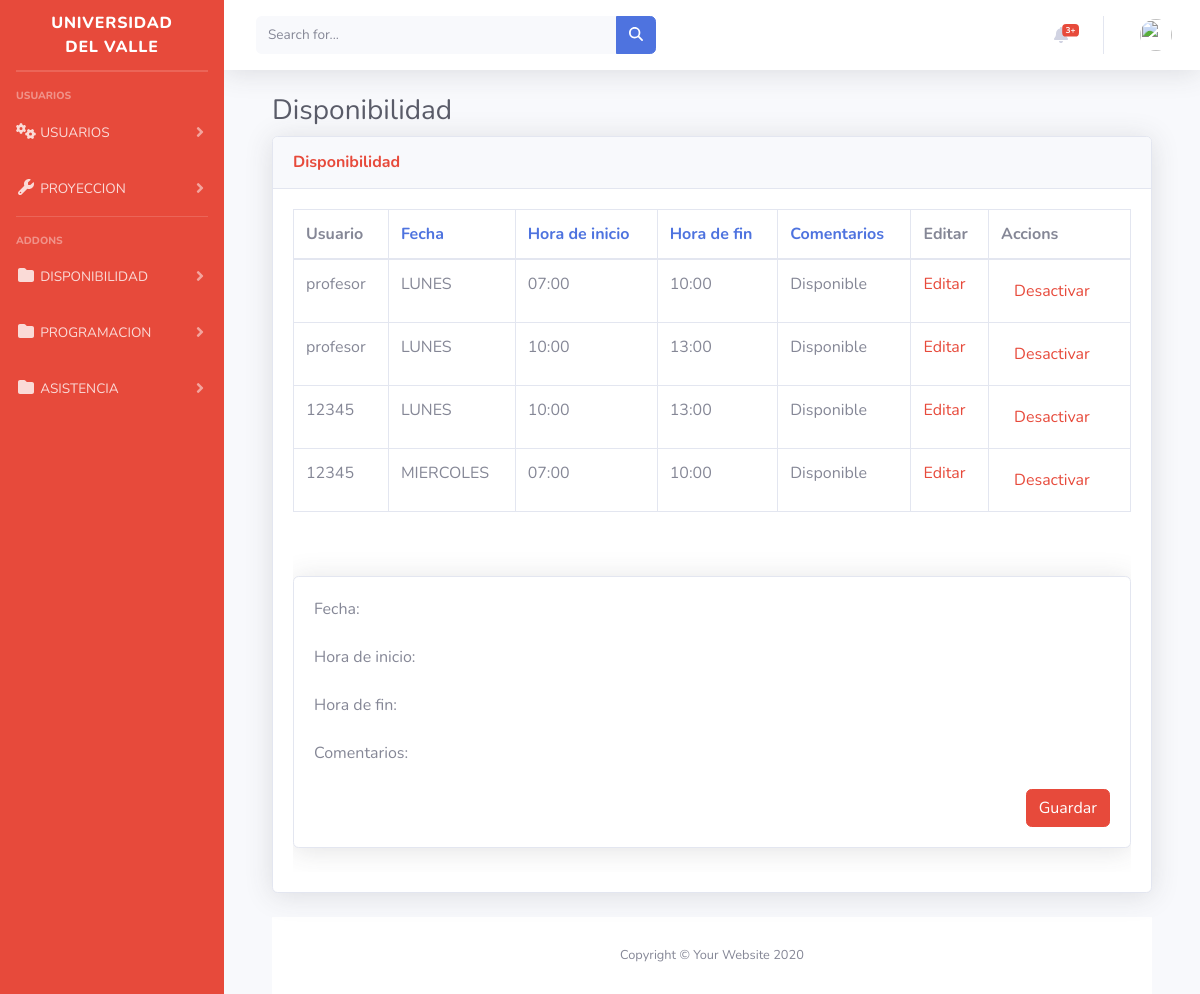
Page /inicio/editarDisponibilidad on the earlier database version.
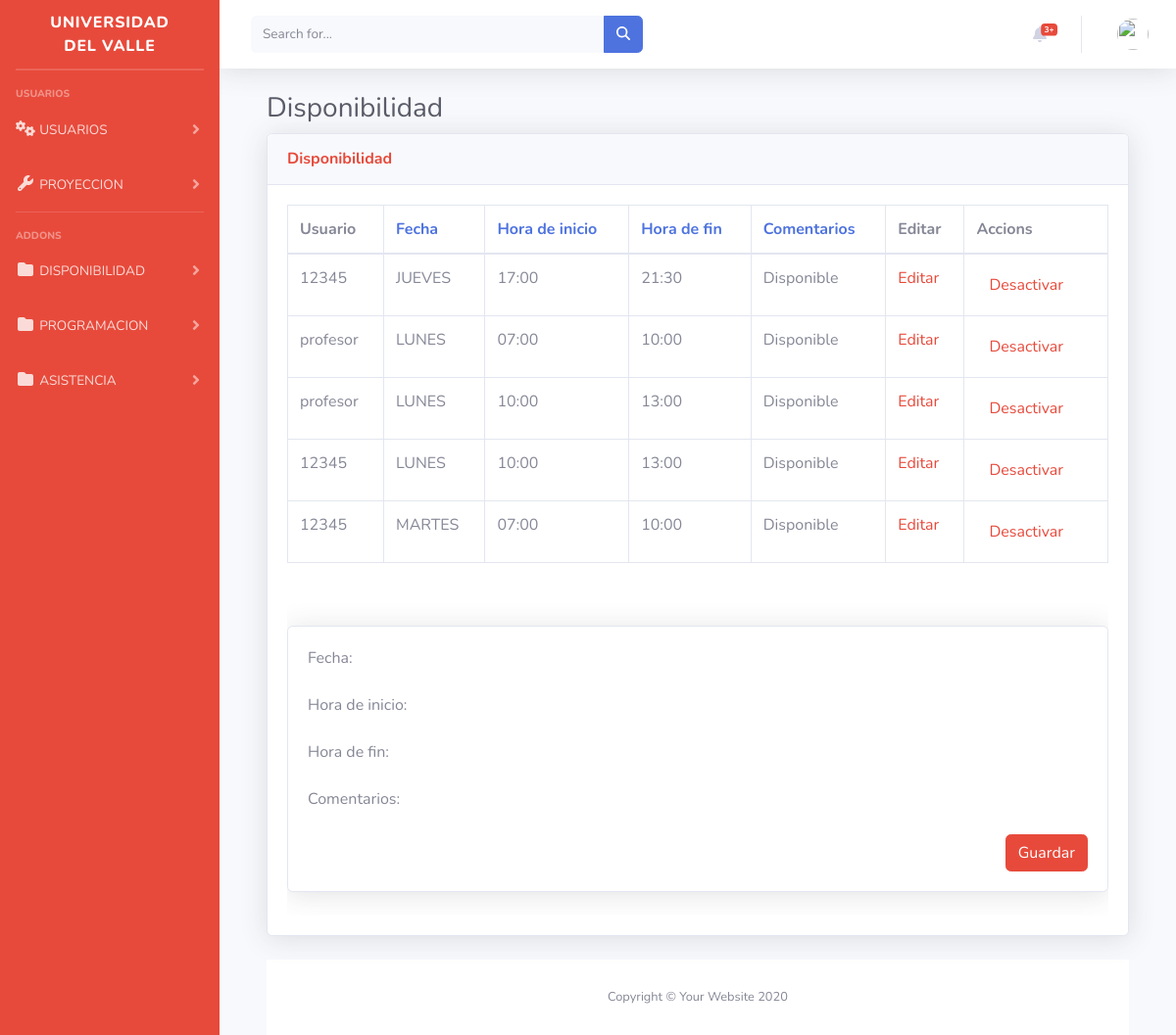
Same page on the later database version.
### inicio/models.py (models this page shows, shortened)
class Disponibilidad(models.Model):
    DAY_CHOICES = [
        ('LUNES', 'Lunes'),
        ('MARTES', 'Martes'),
        ('MIERCOLES', 'Miércoles'),
        ('JUEVES', 'Jueves'),
        ('VIERNES', 'Viernes'),
        ('SABADO', 'Sábado'),
        ('DOMINGO', 'Domingo'),
    ]
    fecha = models.CharField(choices=DAY_CHOICES, max_length=15)
    hora_inicio = models.CharField(choices=[
        ('07:00', '07:00 AM'),
        ('10:00', '10:00 AM'),
        ('14:00', '02:00 PM'),
        ('17:00', '05:00 PM'),
        ('18:30', '06:30 PM'),
    ], max_length=5)
    hora_fin = models.CharField(choices=[
        ('10:00', '10:00 AM'),
        ('13:00', '01:00 PM'),
        ('17:00', '05:00 PM'),
        ('18:30', '06:30 PM'),
        ('21:30', '09:30 PM'),
    ], max_length=5)
    comentarios = models.TextField(default="Disponible", null=True)
    profesor = models.ForeignKey(User, on_delete=models.CASCADE)
    mostrar_en_tabla = models.BooleanField(default=True)

### inicio/views.py (the view)
# urls.py: path('editarDisponibilidad', views.vereditdisponibilidad, name='editarDisponibilidad'),
def vereditdisponibilidad(request):
    ordenar_por = request.GET.get('ordenar_por', 'fecha') # por defecto, ordenar por fecha
    disponibilidad = Disponibilidad.objects.order_by(ordenar_por)
    context = {
        'disponibilidad': disponibilidad,
        'ordenar_por': ordenar_por,
    }
    return render(request, 'editardisponibilidad.html', context)

### inicio/templates/editarDisponibilidad.html (shortened to what the changed rows need)
{% extends "base.html" %}
{% block content %}
{% load static %}
<!DOCTYPE html>
<html lang="en">
<head>
    <link rel="stylesheet" href="https://cdnjs.cloudflare.com/ajax/libs/font-awesome/5.15.3/css/all.min.css" />
    <link href="vendor/fontawesome-free/css/all.min.css" rel="stylesheet" type="text/css">
    <link href="css/sb-admin-2.min.css" rel="stylesheet">
    <link href="vendor/datatables/dataTables.bootstrap4.min.css" rel="stylesheet">
</head>
<body id="page-top">
    <div class="container-fluid">
        <h1 class="h3 mb-2 text-gray-800">Disponibilidad</h1>
        <div class="card shadow mb-4">
            <div class="card-body">
                <div class="table-responsive">
                    <div class="table-responsive">
                    <table class="table table-bordered" id="dataTable" width="100%" cellspacing="0">
                        <thead>
                            <tr>
                                <th>Usuario</th>
                                <th><a href="?ordenar_por=fecha">Fecha</a></th>
                                <th><a href="?ordenar_por=hora_inicio">Hora de inicio</a></th>
                                <th><a href="?ordenar_por=hora_fin">Hora de fin</a></th>
                                <th><a href="?ordenar_por=comentarios">Comentarios</a></th>
                                <th>Editar</th>
                                {% if request.user.groups.all.0.name != 'Profesores' %}
                                <th>Accions</th>
                              {% endif %}
                            </tr>
                        </thead>
                        <tbody>
                            {% if request.user.groups.all.0.name == 'Profesores' %}
                            {% for d in disponibilidad %}
                              {% if d.profesor == request.user %}
                                <tr>
                                  <td>{{ d.profesor.username }}</td>
                                  <td>{{ d.fecha }}</td>
                                  <td>{{ d.hora_inicio }}</td>
                                  <td>{{ d.hora_fin }}</td>
                                  <td>{{ d.comentarios }}</td>
                                  <td><a class="text-danger" href="{% url 'editar_disponibilidad' disponibilidad_id=d.id %}">Editar</a></td>
                                </tr>
                              {% endif %}
                            {% endfor %}
                          {% else %}
                            {% for d in disponibilidad %}
                              <tr>
                                <td>{{ d.profesor.username }}</td>
                                <td>{{ d.fecha }}</td>
                                <td>{{ d.hora_inicio }}</td>
                                <td>{{ d.hora_fin }}</td>
                                <td>{{ d.comentarios }}</td>
                                <td><a class="text-danger" href="{% url 'editar_disponibilidad' disponibilidad_id=d.id %}">Editar</a></td>
                                <td>
                                  {% if d.mostrar_en_tabla %}
                                    <form action="{% url 'desactivar_disponibilidad' disponibilidad_id=d.id %}" method="post">
                                      <button type="submit" class="btn btn-link text-danger">Desactivar</button>
                                    </form>
                                  {% else %}
                                    <form action="{% url 'activar_disponibilidad' disponibilidad_id=d.id %}" method="post">
                                      {% csrf_token %}
                                      <button type="submit" class="btn btn-link text-danger">Activar</button>
                                    </form>
                                  {% endif %}
                                </td>
                              </tr>
                            {% endfor %}
                          {% endif %}
                        </tbody>
                    </table>
                </div>
              <br>
              <br>
            </div>
        </div>
    </div>
</body>
</html>
{% endblock %}

Differences in the rows shown:
added Disponibilidad: profesor.username "12345", fecha "JUEVES", hora_inicio "17:00", hora_fin "21:30", comentarios "Disponible", mostrar_en_tabla "Desactivar"
changed Disponibilidad: fecha "MIERCOLES" → "MARTES"
